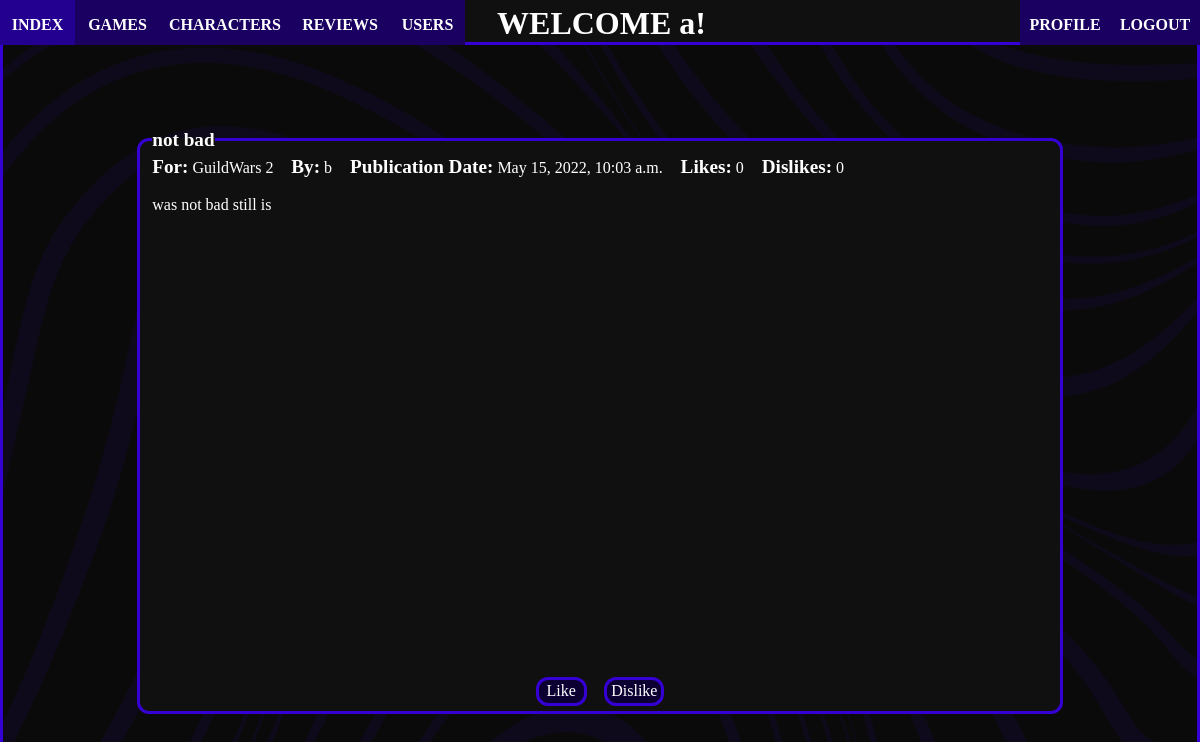
/levelcheck/review/b/5 (signed in), run on the app's committed database.
### levelcheck/models.py (models this page shows)
class Review(models.Model):
    user = models.ForeignKey(User, on_delete=models.CASCADE)
    game = models.ForeignKey(Game, on_delete=models.CASCADE)
    review_title = models.CharField(max_length=50)
    text = models.CharField(max_length=300)
    rating = models.IntegerField(validators=[MaxValueValidator(100), MinValueValidator(0)])
    pub_date = models.DateTimeField('Posted', default=timezone.now)
    class Meta:
        constraints = [models.UniqueConstraint(fields=['user', 'game'], name='user_game_review')]

### levelcheck/views.py (the view)
# urls.py: path('review/<str:username>/<int:id>', views.review_detail, name='review_detail'),
@login_required(login_url='/levelcheck')
def review_detail(request, username, id):
    review = get_object_or_404(Review, pk=id)
    likes = ReviewFeedback.objects.filter(type='L', review_id=id).count()
    dislikes = ReviewFeedback.objects.filter(type='D', review_id=id).count()
    return render(request, 'levelcheck/review_detail.html', {'review': review, 'likes': likes, 'dislikes': dislikes})

### levelcheck/templates/levelcheck/review_detail.html
{% extends "levelcheck/index.html" %}
{% block content %}
    <fieldset style="margin: auto; width: 75%; height: 75%">
        <legend><span>{{review.review_title}}</span></legend>
        <div style="display: flex; gap: 2%">
            <p><span>For:</span>  {{review.game_id}}</p>
            <p><span>By:</span>  {{review.user.username}}</p>
            <p><span>Publication Date:</span>  {{review.pub_date}}</p>
            <p><span>Likes:</span>  {{likes}}</p>
            <p><span>Dislikes:</span>  {{dislikes}}</p>
        </div>
        <br>
        <div style="width: 100%; height: 85%">
            <p>{{review.text}}</p><br>
        </div>
        <div style="gap: 2%" class="section_button">
            {% if request.user == review.user %}
                <a style="width: 6%; height: 30%" class="link_button" href="{% url 'levelcheck:delete_review' review.game_id%}">Delete</a>
            {% elif not request.user.is_superuser %}
                <a style="width: 5%; height: 30%" class="link_button" href="{% url 'levelcheck:review_feedback_vote' review.id "L" %}">Like</a>
                <a style="width: 6%; height: 30%" class="link_button" href="{% url 'levelcheck:review_feedback_vote' review.id "D" %}">Dislike</a>
            {% endif %}
        </div>
    </fieldset>
{% endblock %}

### levelcheck/templates/levelcheck/index.html (shortened to what this page needs)
<!DOCTYPE html>
<html lang="en">
<head>
    {% load static %}
    <link rel="stylesheet" type="text/css" href="{% static 'website/css/base.css' %}" />
</head>
<body>
<nav>
    <div style="display: flex; height: 98%">
        <a class="nav_link" style="width: 75px; padding-top: 3.5%" href="{% url 'levelcheck:index' %}">INDEX</a>
        <a class="nav_link" style="width: 85px; padding-top: 3.5%" href="{% url 'levelcheck:all_games' %}">GAMES</a>
        <a class="nav_link" style="width: 130px; padding-top: 3.5%" href="{% url 'levelcheck:all_characters' %}">CHARACTERS</a>
        <a class="nav_link" style="width: 100px; padding-top: 3.5%" href="{% url 'levelcheck:all_reviews' %}">REVIEWS</a>
        <a class="nav_link" style="width: 75px; padding-top: 3.5%" href="{% url 'levelcheck:all_users' %}">USERS</a>
    </div>
    {% if not request.user.is_superuser %}
        <h1 id="greeting">WELCOME {{request.user.username}}!</h1>
    {% endif %}
    {% if request.user.is_superuser %}
        <div style="display: flex; height: 95%">
            <a class="nav_link" style="width: 140px; padding-top: 2.4%" href="{% url 'levelcheck:create_game' %}">CREATE GAME</a>
            <a class="nav_link" style="width: 145px; padding-top: 2.4%" href="{% url 'levelcheck:create_genre' %}">CREATE GENRE</a>
            <a class="nav_link" style="width: 190px; padding-top: 2.4%" href="{% url 'levelcheck:create_character' %}">CREATE CHARACTER</a>
            <a class="nav_link" style="width: 140px; padding-top: 2.4%" href="{% url 'levelcheck:create_article' %}">CREATE NEWS</a>
            <a class="nav_link" style="width: 90px; padding-top: 2.4%" href="{% url 'levelcheck:logout' %}">LOGOUT</a>
        </div>
    {% else %}
        <div style="display: flex; height: 98%">
            <a class="nav_link" style="width: 90px; padding-top: 9%" href="{% url 'levelcheck:profile' user.username %}">PROFILE</a>
            <a class="nav_link" style="width: 90px; padding-top: 9%" href="{% url 'levelcheck:logout' %}">LOGOUT</a>
        </div>
    {% endif %}
</nav>
<div id="main">
    {% block content %}{% endblock %}
</div>
</body>
</html>

### levelcheck/static/website/css/base.css (style rules this page uses)
html { height: 100%; width: 100%; margin: 0; padding: 0; font-family: detroit; }
body { background-image: url("../images/background.png"); height: 100%; width: 100%; margin: 0; padding: 0; }
nav { background-color: #101010; height: 5.3%; margin: 0; padding: 0; border-bottom-style: solid; border-color: #3500D3; color: white; display: flex; justify-content: space-between; }
.nav_link { background-color: #190061; height: 70%; margin: 0; padding: 0; padding-top: 2.5%; text-align: center; text-decoration: none; font-weight: bold; }
.nav_link:visited, .nav_link:link { color: white; }
#main { background-color: rgba(16,16,16,0.66); height: 94%; border-bottom-style: solid; border-right-style: solid; border-left-style: solid; border-color: #3500D3; margin: 0; padding: 0; display: flex; flex-wrap: wrap; }
h1, h2, p, legend, label { margin: 0; padding: 0; color: white; word-wrap: break-word; }
#greeting { padding-top: 0.4%; padding-right: 23.5%; width: 85%; text-align: center; font-size: 2em; }
.link_button { background-color: #0C0032; border: solid; border-color: #3500D3; color: white; text-align: center; text-decoration: none; width: 10%; height: 40%; padding: 0; padding-top: 0.3%; margin: 0; margin-bottom: 0.5%; font-family: detroit; font-size: 1em; cursor: pointer; border-radius: 12px; }
.section_button { height: 12.5%; width: 100%; margin: 0; padding: 0; display: flex; justify-content: center; align-items: center; }
span, label { font-weight: bold; font-size: 1.2em; padding: 0; margin: 0; }
fieldset { border-color: #3500D3; border-style: solid; border-radius: 12px; border-width: 3px; background-color: rgb(16,16,16); height: 35%; margin-bottom: 4%; }

### data on the page
Review: review_title "not bad", game_id "GuildWars 2", user.username "b", pub_date "May 15, 2022, 10:03 a.m.", text "was not bad still is"

### other printed values
{{ request.user.username }} "a"
{{ likes }} "0"
{{ dislikes }} "0"
